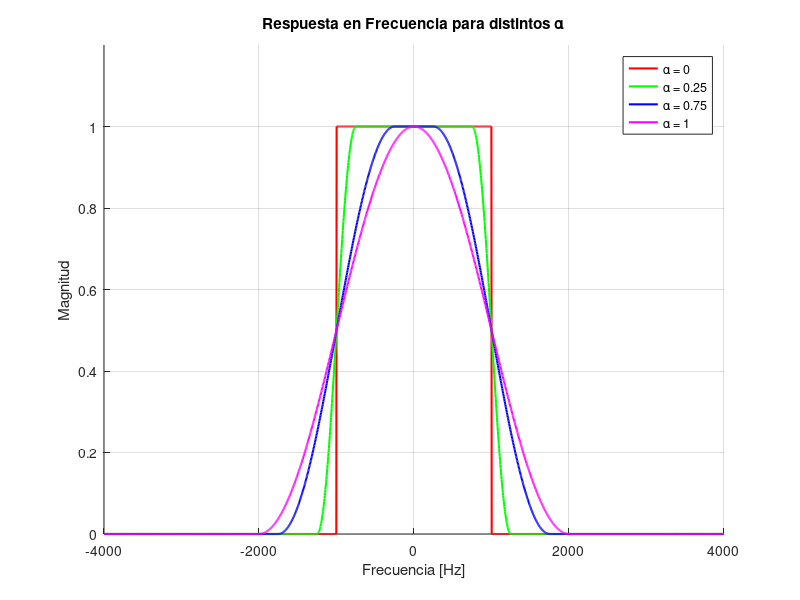
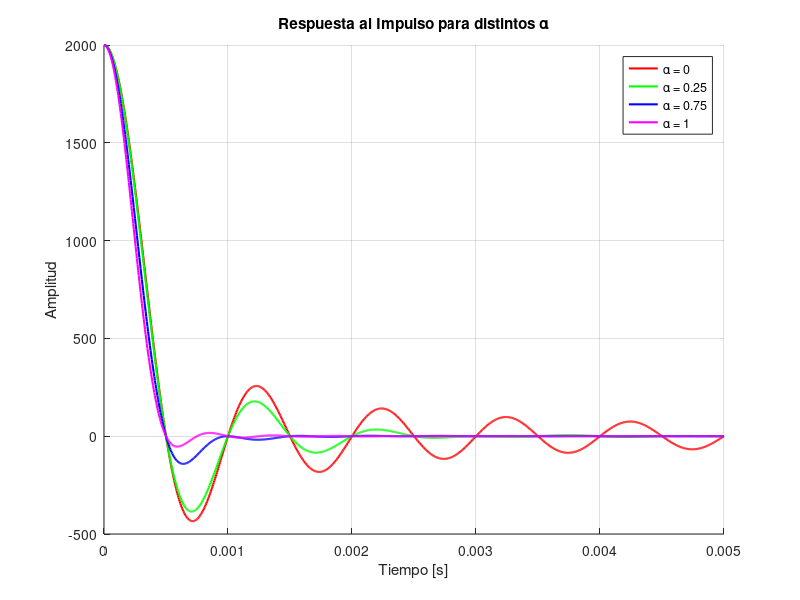

Write the MATLAB code that produced these figures, in order.
clc;
clear;
close all;

f0 = 1000;
alphas = [0, 0.25, 0.75, 1];
t = linspace(0, 5/f0, 1000);
f = linspace(-2*f0*2, 2*f0*2, 2000);


colors = ['r', 'g', 'b', 'm']; 


figure('Name','Todas las Respuestas en Frecuencia');
hold on;
for i = 1:length(alphas)
    alpha = alphas(i);
    fDelta = alpha * f0;
    B = f0 * (1 + alpha);
    f1 = f0 * (1 - alpha);

    He = zeros(size(f));
    for j = 1:length(f)
        fj = abs(f(j));
        if fj < f1
            He(j) = 1;
        elseif fj < B
            He(j) = 0.5 * (1 + cos(pi * (fj - f1) / (2*fDelta)));
        else
            He(j) = 0;
        end
    end

    plot(f, He, 'Color', colors(i), 'LineWidth', 1.5);
end
title('Respuesta en Frecuencia para distintos \alpha');
xlabel('Frecuencia [Hz]');
ylabel('Magnitud');
grid on;
ylim([0 1.2]);
legend('\alpha = 0', '\alpha = 0.25', '\alpha = 0.75', '\alpha = 1');
hold off;

% Crear figura para Respuesta al Impulso
figure('Name','Todas las Respuestas al Impulso');
hold on;
for i = 1:length(alphas)
    alpha = alphas(i);
    fDelta = alpha * f0;

    sinc_part = sinc(2*f0*t);
    cos_part = cos(2*pi*fDelta*t);
    denom_part = 1 - (4*fDelta*t).^2;
    denom_part(abs(denom_part) < 1e-6) = 1e-6;

    h_t = 2*f0 * sinc_part .* (cos_part ./ denom_part);

    plot(t, h_t, 'Color', colors(i), 'LineWidth', 1.5);
end
title('Respuesta al Impulso para distintos \alpha');
xlabel('Tiempo [s]');
ylabel('Amplitud');
grid on;
legend('\alpha = 0', '\alpha = 0.25', '\alpha = 0.75', '\alpha = 1');
hold off;

% Referencias:
% [1] https://es.mathworks.com/help/comm/ug/raised-cosine-filtering.html
% [2] https://en.wikipedia.org/wiki/Raised-cosine_filter
